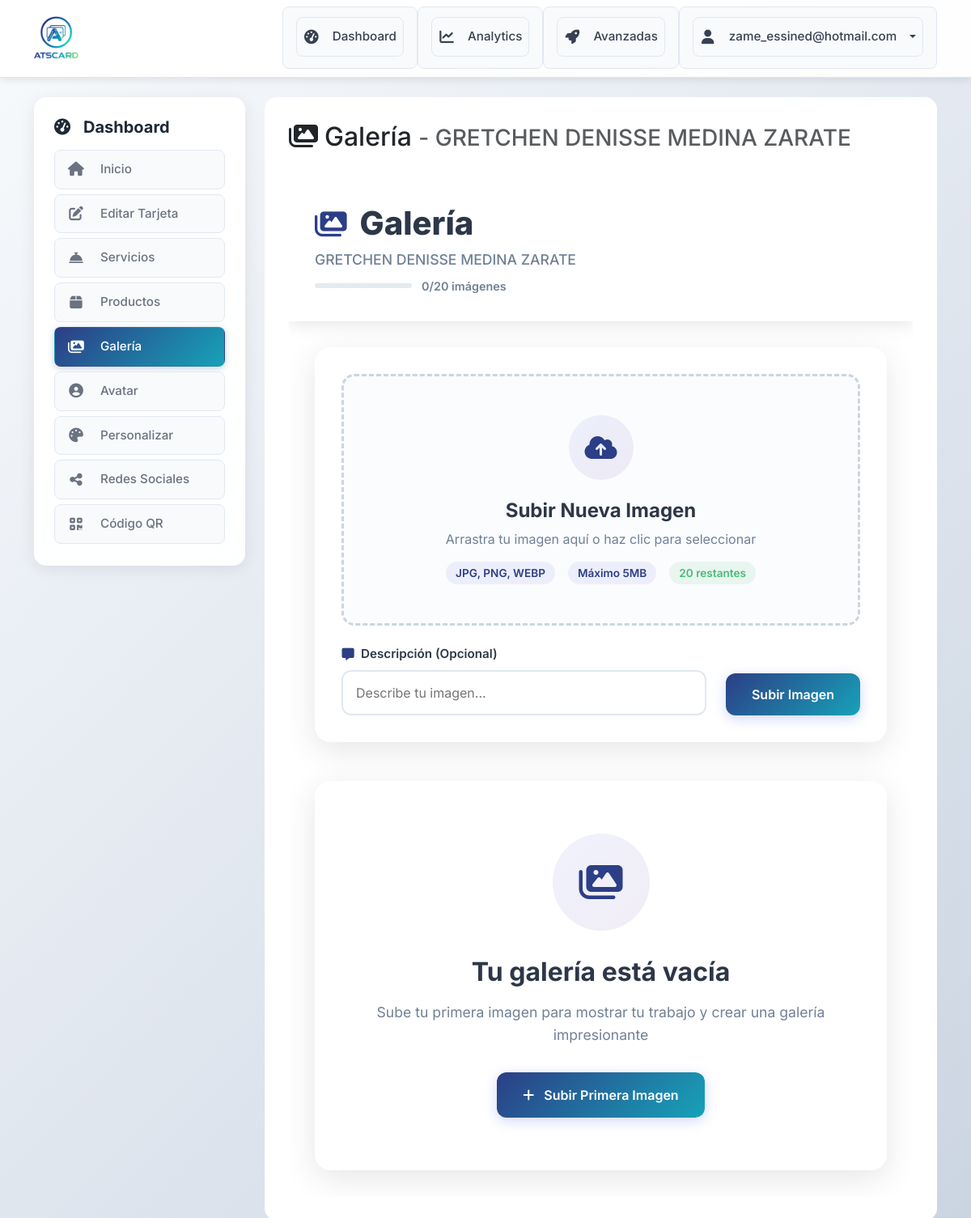
Page /dashboard/cards/12/gallery (signed in) on the earlier database version.
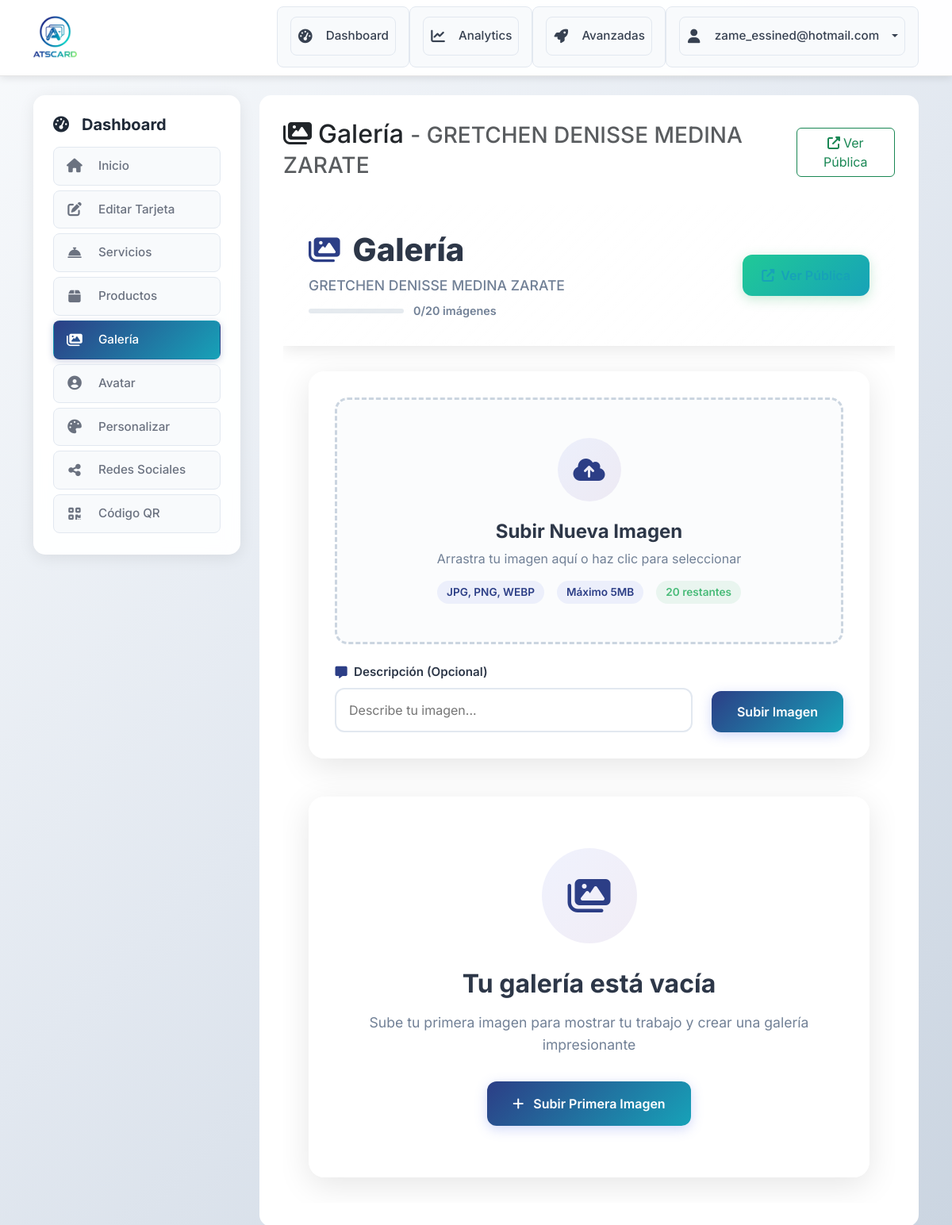
Same page on the later database version.
### app/dashboard/routes.py (the view, shortened to what this page needs)
@bp.route('/cards/<int:id>/gallery', methods=['GET', 'POST'])
@login_required
def card_gallery(id):
    card = get_user_card_or_404(id)
    form = GalleryUploadForm()
    gallery_items = card.gallery_items.order_by(GalleryItem.order_index).all()
    user_agent = request.headers.get('User-Agent', '').lower()
    is_mobile = any(keyword in user_agent for keyword in [
        'mobile', 'android', 'iphone', 'ipad', 'ipod', 'blackberry', 'windows phone'
    ])
    if is_mobile:
        return render_template('dashboard/gallery_pwa.html', card=card, gallery_items=gallery_items, form=form)
    else:
        return render_template('dashboard/gallery.html', card=card, gallery_items=gallery_items, form=form)

### app/dashboard/forms.py
class GalleryUploadForm(FlaskForm):
    image = FileField('Imagen', validators=[
        FileRequired(),
        FileAllowed(['jpg', 'jpeg', 'png', 'webp'], 'Solo se permiten imágenes (JPG, PNG, WEBP)')
    ], render_kw={'class': 'form-control', 'accept': 'image/*'})
    caption = StringField('Descripción', validators=[Optional()],
                         render_kw={'class': 'form-control', 'placeholder': 'Descripción de la imagen (opcional)'})
    submit = SubmitField('Subir Imagen', render_kw={'class': 'btn btn-success'})

### app/models.py (called while the page is built)
    def is_admin(self):
        return self.role == 'admin'

    def get_public_url(self):
        return f"/c/{self.slug}"

### app/utils.py (called while the page is built)
def get_user_card_or_404(card_id):
    from flask_login import current_user
    from flask import abort
    from .models import Card
    card = Card.query.filter_by(id=card_id, owner_id=current_user.id).first()
    if not card:
        abort(404)
    return card

### app/templates/dashboard/gallery.html (shortened to what the changed rows need)
{% extends "base.html" %}
{% block content %}
<div class="row">
    <div class="col-md-9">
        <div class="main-content">
            <div class="d-flex justify-content-between align-items-center mb-4">
                <h2>
                    <i class="fas fa-images me-2"></i>Galería
                    <small class="text-muted">- {{ card.name }}</small>
                </h2>
                {% if card.is_public %}
                    <a href="{{ card.get_public_url() }}" target="_blank" class="btn btn-outline-success">
                        <i class="fas fa-external-link-alt me-1"></i>Ver Pública
                    </a>
                {% endif %}
            </div>
            <div class="gallery-main">
        <div class="gallery-header">
            <div class="header-content">
                <div class="header-title">
                    <h1 class="gallery-title">
                        <i class="fas fa-images"></i>
                        Galería
                    </h1>
                </div>
                {% if card.is_public %}
                    <a href="{{ card.get_public_url() }}" target="_blank" class="view-public-btn">
                        <i class="fas fa-external-link-alt"></i>
                    </a>
                {% endif %}
            </div>
        </div>
    </div>
</div>
{% endblock %}

Differences in the rows shown:
changed Card "GRETCHEN DENISSE MEDINA ZARATE": is_public False → True (drawn)
Other differences:
text now shown: "Ver Pública"
